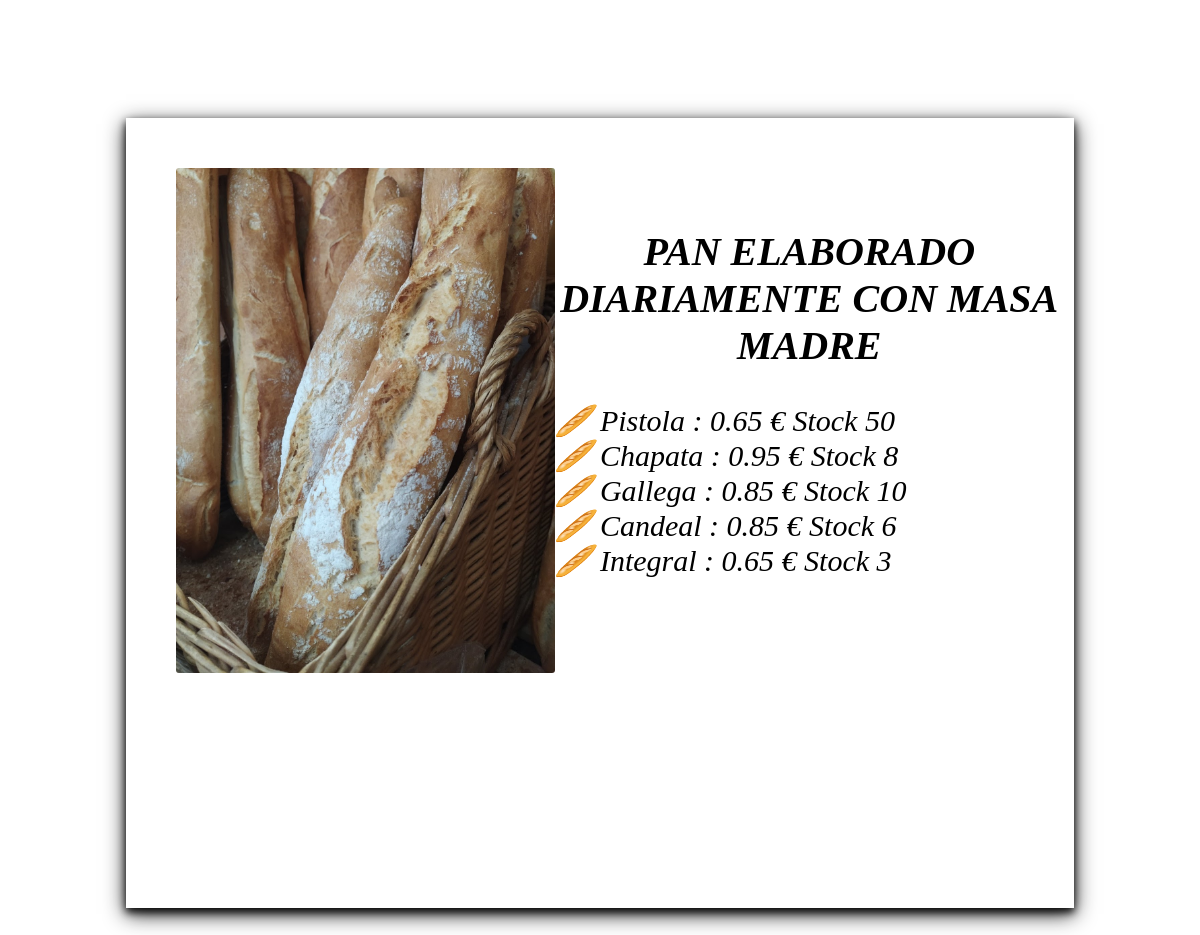
The app's page /mi_panaderia/panaderia.html/ with its own data.
### mi_panaderia/models.py (models this page shows, shortened)
class Producto(models.Model):
    nombre = models.CharField(max_length=50)
    stock = models.IntegerField(default=0)
    precio = models.FloatField()

### mi_panaderia/views.py (the view)
# urls.py: path('panaderia.html/', views.panaderia, name='panaderia'),
def panaderia(request):
    productos = Producto.objects.all()
    return render(request, 'panaderia.html',{
    'precio1':productos[0].precio,
    'nombre1':productos[0].nombre,
    'stock1':productos[0].stock,
    'precio2':productos[1].precio,
    'nombre2':productos[1].nombre,
    'stock2':productos[1].stock,
    'precio3':productos[2].precio,
    'nombre3':productos[2].nombre,
    'stock3':productos[2].stock,
    'precio4':productos[3].precio,
    'nombre4':productos[3].nombre,
    'stock4':productos[3].stock,
    'precio5':productos[4].precio,
    'nombre5':productos[4].nombre,
    'stock5':productos[4].stock,
    } )

### mi_panaderia/templates/panaderia.html (shortened to what this page needs)
{% load staticfiles %}
<html>
  <link rel="stylesheet" href="{% static 'styles.css'%}" type="text/css">
  <head>
  </head>
  <body>
      <div  class= "informacion" href="panaderia.html" style=" padding:10px; padding-bottom: 300px; margin: 10%;">
        <div ><img src="{% static 'panaderia-fotos/gallegas.jpg'%}" alt="Pan tipo Gallega" style="margin-top: 40px; margin-left: 40px; float:left" height=50% /></div>
        <h2 style="margin-top:100px; font-size: 40px; ">PAN ELABORADO DIARIAMENTE CON MASA MADRE</h2>
        <p style=" margin-left: 350px; font-size: 30px;  font-style: oblique;  font-family: Latin Modern Roman 10; ">
        🥖  {{nombre1}} : {{precio1}} €   Stock {{stock1}} <br>
        🥖  {{nombre2}} : {{precio2}} €   Stock {{stock2}} <br>
        🥖  {{nombre3}} : {{precio3}} €   Stock {{stock3}} <br>
        🥖  {{nombre4}} : {{precio4}} €   Stock {{stock4}} <br>
        🥖  {{nombre5}} : {{precio5}} €   Stock {{stock5}} <br>
        </p>
      </div>
  </<body>
</html>

### mi_panaderia/static/styles.css (style rules this page uses)
body { background-image: url('panaderia-fotos/fondo.png'); background-position: center; background-repeat:no-repeat; background-size:100% 100%; background-origin: border-box; background-attachment: fixed; }
h2 { font-family: "Latin Modern Roman 10"; font-style: oblique; text-align: center; background-color:; color: black; }
img { border-radius: 3px; display:block; margin:auto; }
* { box-sizing: border-box; }
.informacion { margin: 100px; padding: 200px; background-color:rgba(255,255,255,0.95); box-shadow: 0 4px 8px 0 rgba(0, 0, 0, 0.9), 0 6px 20px 0 rgba(0, 0, 0, 0.9); }

### records on screen
Producto: nombre "Pistola", precio "0.65"
Producto: nombre "Chapata", precio "0.95"
Producto: nombre "Gallega", precio "0.85"
Producto: nombre "Candeal", precio "0.85"
Producto: nombre "Integral", precio "0.65"

### other values on screen
{{ stock1 }} "50"
{{ stock2 }} "8"
{{ stock3 }} "10"
{{ stock4 }} "6"
{{ stock5 }} "3"
